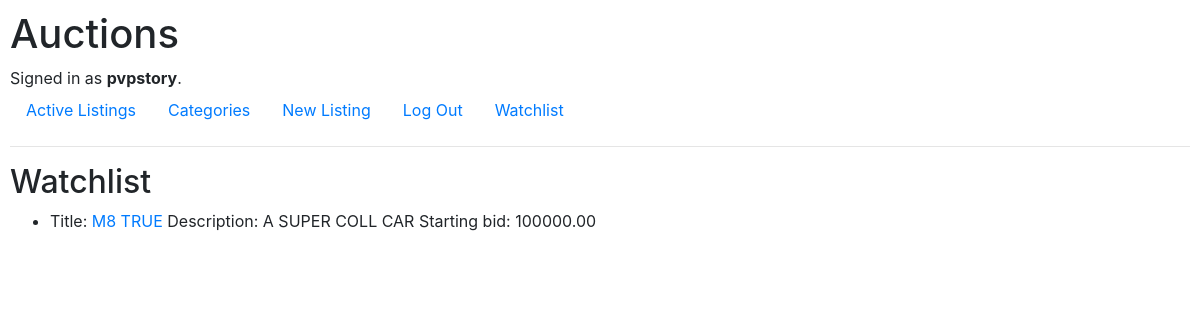
The page /watchlist (signed in) on the database as committed earlier.
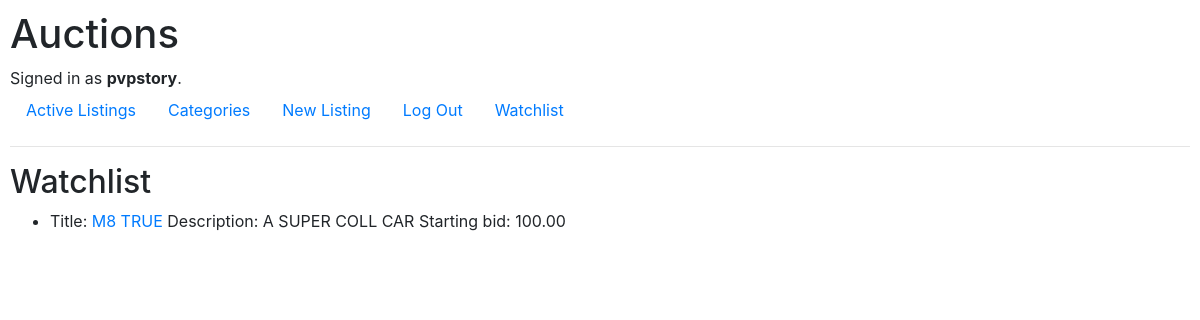
The same page on the database as committed later.
### auctions/models.py (models this page shows, shortened)
class watchlist(models.Model):
    user = models.ForeignKey(User, on_delete=models.CASCADE)
    listing = models.ForeignKey(listings, on_delete=models.CASCADE)

class listings(models.Model):
    title = models.CharField(max_length=64)
    description = models.TextField(max_length=500)
    starting_bit = models.DecimalField(max_digits=10, decimal_places=2)
    image_URL = models.URLField(blank=True)
    creator = models.ForeignKey(User, on_delete=models.CASCADE)
    category = models.TextField(max_length=100, default="Others")
    closed = models.BooleanField(default=False)
    current_price = models.DecimalField(max_digits=10, decimal_places=2)

### auctions/views.py (the view, shortened to what this page needs)
# urls.py: path("watchlist", views.watchlist_view, name="watchlist"),
def watchlist_view(request):
    return render(request, "auctions/watchlist.html", {
        "watchlist": watchlist.objects.filter(user=request.user)
    })

### auctions/templates/auctions/watchlist.html
{% extends "auctions/layout.html" %}
{% block body %}
    <h2>Watchlist</h2>
    <ul>
    {% for item in watchlist %}
        <li>Title: <a href="/listing/{{ item.listing.id }}">{{ item.listing.title }}</a> Description: {{ item.listing.description }} Starting bid: {{ item.listing.starting_bit }}</li>
    {% endfor %}
    </ul>
{% endblock %}

Rows that differ between the two databases and show on the page:
changed through a linked row, watchlist "M8 TRUE": listing.starting_bit "100000.00" → "100.00"
